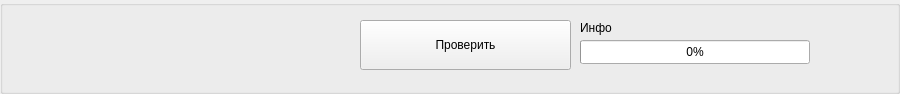
         <widget class="QGroupBox" name="groupBox_6">
          <property name="sizePolicy">
           <sizepolicy hsizetype="Preferred" vsizetype="MinimumExpanding">
            <horstretch>0</horstretch>
            <verstretch>0</verstretch>
           </sizepolicy>
          </property>
          <property name="minimumSize">
           <size>
            <width>0</width>
            <height>94</height>
           </size>
          </property>
          <property name="title">
           <string/>
          </property>
          <widget class="QProgressBar" name="progressBar">
           <property name="geometry">
            <rect>
             <x>580</x>
             <y>40</y>
             <width>230</width>
             <height>24</height>
            </rect>
           </property>
           <property name="sizePolicy">
            <sizepolicy hsizetype="Fixed" vsizetype="Fixed">
             <horstretch>0</horstretch>
             <verstretch>0</verstretch>
            </sizepolicy>
           </property>
           <property name="minimumSize">
            <size>
             <width>230</width>
             <height>0</height>
            </size>
           </property>
           <property name="value">
            <number>0</number>
           </property>
           <property name="textVisible">
            <bool>true</bool>
           </property>
           <property name="invertedAppearance">
            <bool>false</bool>
           </property>
          </widget>
          <widget class="QPushButton" name="start_check">
           <property name="geometry">
            <rect>
             <x>360</x>
             <y>20</y>
             <width>211</width>
             <height>50</height>
            </rect>
           </property>
           <property name="sizePolicy">
            <sizepolicy hsizetype="Fixed" vsizetype="MinimumExpanding">
             <horstretch>0</horstretch>
             <verstretch>0</verstretch>
            </sizepolicy>
           </property>
           <property name="minimumSize">
            <size>
             <width>211</width>
             <height>50</height>
            </size>
           </property>
           <property name="text">
            <string>Проверить</string>
           </property>
           <property name="checkable">
            <bool>false</bool>
           </property>
          </widget>
          <widget class="QLabel" name="pb_label">
           <property name="geometry">
            <rect>
             <x>580</x>
             <y>20</y>
             <width>311</width>
             <height>16</height>
            </rect>
           </property>
           <property name="sizePolicy">
            <sizepolicy hsizetype="Fixed" vsizetype="Fixed">
             <horstretch>0</horstretch>
             <verstretch>0</verstretch>
            </sizepolicy>
           </property>
           <property name="minimumSize">
            <size>
             <width>230</width>
             <height>15</height>
            </size>
           </property>
           <property name="text">
            <string>Инфо</string>
           </property>
          </widget>
         </widget>
